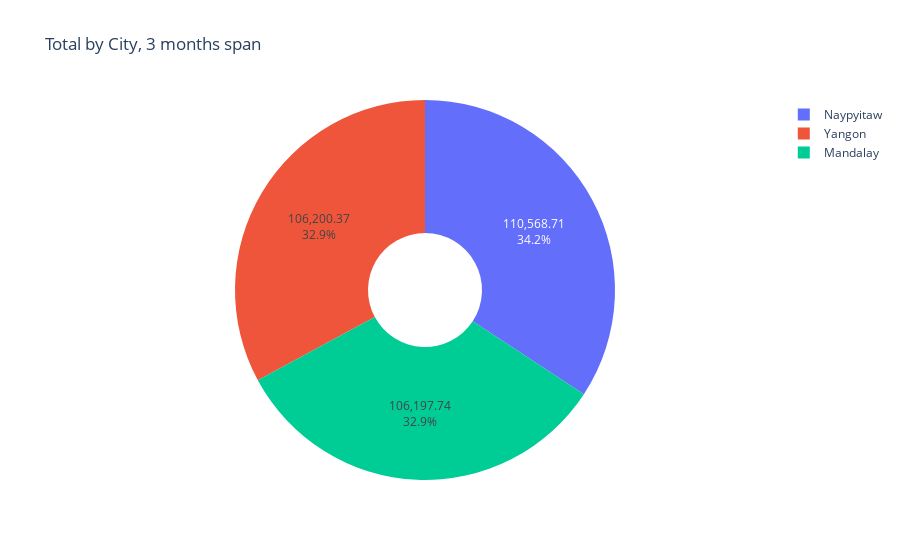

Notebook cell for this chart:
### Code cell
#Simple example of pie
fig = px.pie(df,
             values='Total',
             names='City',
             title='Total by City, 3 months span',
             hole=.3)
fig.update_traces(textposition='inside',
                  textinfo='percent+value')
#textinfo: flaglist string. Any combination of "label", "text", "value", "percent" joined with a "+" OR "none".


fig.show()

### Figure 1 — Plotly figure (JSON) as saved in the notebook; plotly's stock layout.template omitted (floating-point values rounded to 4 significant figures; data arrays with more than 128 entries replaced by an {"elided": "..."} marker saying what was removed)
{"data": [{"domain": {"x": [0, 1], "y": [0, 1]}, "hole": 0.3, "hovertemplate": "City=%{label}<br>Total=%{value}<extra></extra>", "labels": {"elided": "1000 str values"}, "legendgroup": "", "name": "", "showlegend": true, "textinfo": "percent+value", "textposition": "inside", "type": "pie", "values": {"elided": "1000 float values"}}], "layout": {"legend": {"tracegroupgap": 0}, "title": {"text": "Total by City, 3 months span"}}}
